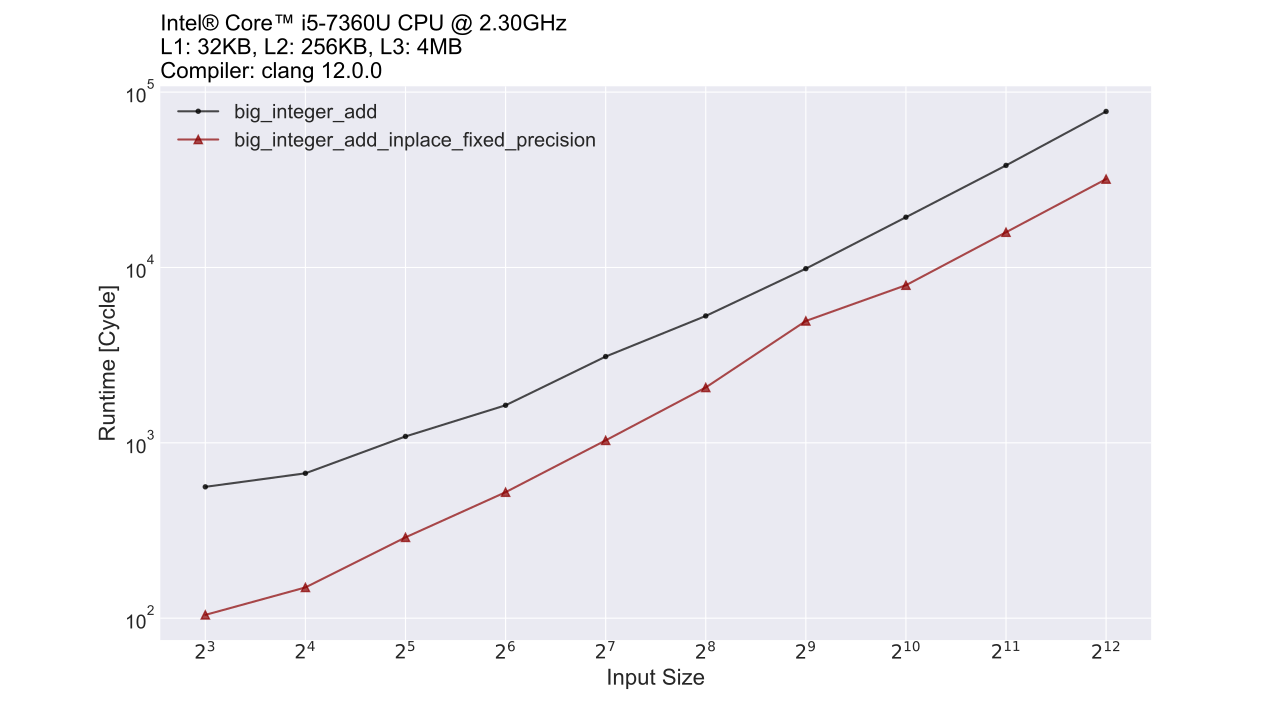

This chart was generated by the following Python code:
import matplotlib.pyplot as plt

def load_data(filename):
    data_x = []
    data_y1 = []
    data_y2 = []
    with open(filename, 'r') as fi:
        for line in fi.readlines():
            x, cycle1, cycle2 = line.strip().split(' ')
            data_x.append(int(x))
            data_y1.append(float(cycle1))
            data_y2.append(float(cycle2))
    return data_x, data_y1, data_y2

if __name__ == '__main__':
    data_x, data_y1, data_y2 = load_data('timing_add.data')

    plt.style.use('seaborn-darkgrid')
    plt.figure(figsize=(12.8, 7.2))
    line_add, = plt.plot(data_x, data_y1, marker='.', color='black', linewidth=1.5, alpha=0.7, label='big_integer_add')
    line_precision, = plt.plot(data_x, data_y2, marker='^', color='darkred', linewidth=1.5, alpha=0.7, label='big_integer_add_inplace_fixed_precision')
    plt.legend(handles=[line_add, line_precision], fontsize='x-large')

    plt.xscale("log")
    plt.yscale("log")
    plt.xticks(data_x, [r'$2^{' + str(i) + r'}$' for i in range(3, 13)], fontsize=14)
    plt.yticks(fontsize=14)

    plt.title("Intel® Core™ i5-7360U CPU @ 2.30GHz\nL1: 32KB, L2: 256KB, L3: 4MB\nCompiler: clang 12.0.0", loc='left', fontsize=16, fontweight=1, color='black')
    plt.xlabel("Input Size", fontsize=16)
    plt.ylabel("Runtime [Cycle]", fontsize=16)
    plt.savefig('timing_add.pdf')

    # plt.show()
